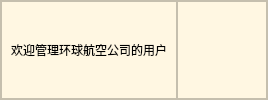
      <widget class="QFrame" name="frame_2">
       <property name="sizePolicy">
        <sizepolicy hsizetype="Preferred" vsizetype="Expanding">
         <horstretch>0</horstretch>
         <verstretch>1</verstretch>
        </sizepolicy>
       </property>
       <property name="styleSheet">
        <string notr="true">background-color: rgb(255, 247, 226);
border-top-radius:20px;
</string>
       </property>
       <property name="frameShape">
        <enum>QFrame::StyledPanel</enum>
       </property>
       <property name="frameShadow">
        <enum>QFrame::Raised</enum>
       </property>
       <layout class="QHBoxLayout" name="horizontalLayout">
        <property name="spacing">
         <number>0</number>
        </property>
        <property name="leftMargin">
         <number>0</number>
        </property>
        <property name="topMargin">
         <number>0</number>
        </property>
        <property name="rightMargin">
         <number>0</number>
        </property>
        <property name="bottomMargin">
         <number>0</number>
        </property>
        <item>
         <widget class="QFrame" name="frame_3">
          <property name="styleSheet">
           <string notr="true">#frame_3{
border-top-radius:20px;
}</string>
          </property>
          <property name="frameShape">
           <enum>QFrame::StyledPanel</enum>
          </property>
          <property name="frameShadow">
           <enum>QFrame::Raised</enum>
          </property>
          <layout class="QHBoxLayout" name="horizontalLayout_2">
           <item alignment="Qt::AlignLeft">
            <widget class="QLabel" name="label">
             <property name="sizePolicy">
              <sizepolicy hsizetype="Expanding" vsizetype="Preferred">
               <horstretch>0</horstretch>
               <verstretch>0</verstretch>
              </sizepolicy>
             </property>
             <property name="styleSheet">
              <string notr="true">font: 12pt &quot;songti&quot;;</string>
             </property>
             <property name="text">
              <string>欢迎管理环球航空公司的用户</string>
             </property>
            </widget>
           </item>
          </layout>
         </widget>
        </item>
        <item alignment="Qt::AlignRight">
         <widget class="QFrame" name="frame_4">
          <property name="styleSheet">
           <string notr="true">
QPushButton{
border:none;
border-top-right-radius:20px;
}
QPushButton:hover{
padding-bottom:3px;
}</string>
          </property>
          <property name="frameShape">
           <enum>QFrame::StyledPanel</enum>
          </property>
          <property name="frameShadow">
           <enum>QFrame::Raised</enum>
          </property>
          <layout class="QHBoxLayout" name="horizontalLayout_3">
           <item>
            <widget class="QPushButton" name="pushButton_3">
             <property name="text">
              <string/>
             </property>
             <property name="icon">
              <iconset resource="../res.qrc">
               <normaloff>:/imag/imag/minimize.png</normaloff>:/imag/imag/minimize.png</iconset>
             </property>
             <property name="iconSize">
              <size>
               <width>16</width>
               <height>16</height>
              </size>
             </property>
            </widget>
           </item>
           <item alignment="Qt::AlignRight">
            <widget class="QPushButton" name="pushButton_4">
             <property name="text">
              <string/>
             </property>
             <property name="icon">
              <iconset resource="../res.qrc">
               <normaloff>:/imag/imag/exit.webp</normaloff>:/imag/imag/exit.webp</iconset>
             </property>
            </widget>
           </item>
          </layout>
         </widget>
        </item>
       </layout>
      </widget>
